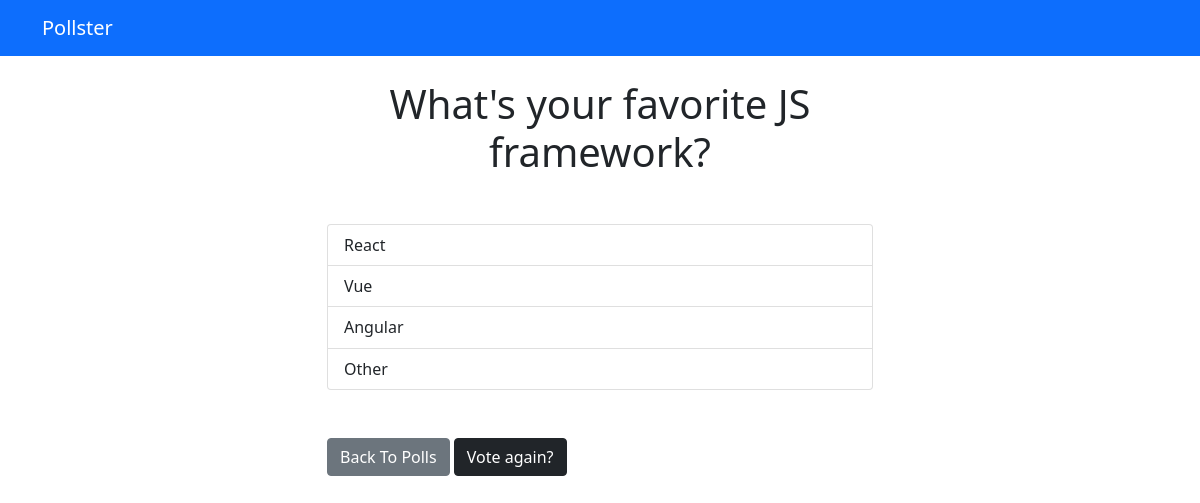
The app's page /polls/2/results/ with its own data.
### polls/models.py (models this page shows, shortened)
class Question(models.Model):
    question_text = models.CharField(max_length=200)
    pub_date = models.DateTimeField("date published")

class Choice(models.Model):
    question = models.ForeignKey(Question, on_delete=CASCADE)
    choice_text = models.CharField(max_length=200)
    votes = models.IntegerField(default=0)

### polls/views.py (the view)
# urls.py: path("<int:question_id>/results/", views.results, name="results"),
def results(request, question_id):
    question = get_object_or_404(Question, pk=question_id)
    return render(request, "polls/results.html", {"question": question})

### templates/polls/results.html
 {% extends 'base.html' %} {% block content %}
<h1 class="mb-5 text-center">{{ question.question_text }}</h1>
<ul class="list-group mb-5">
    {% for choice in question.choice_set.all %}
    <li class="list-group-item">
        {{ choice.choice_text }} <span class="badge badge-success float-right">{{ choice.votes }} vote{{ choice.votes | pluralize }}</span>
    </li>
    {% endfor %}
</ul>
<a class="btn btn-secondary" href="{% url 'polls:index' %}">Back To Polls</a>
<a class="btn btn-dark" href="{% url 'polls:detail' question.id %}">Vote again?</a> {% endblock %}

### records on screen
Question: question_text "What's your favorite JS framework?"
Choice: choice_text "React"
Choice: choice_text "Vue"
Choice: choice_text "Angular"
Choice: choice_text "Other"
